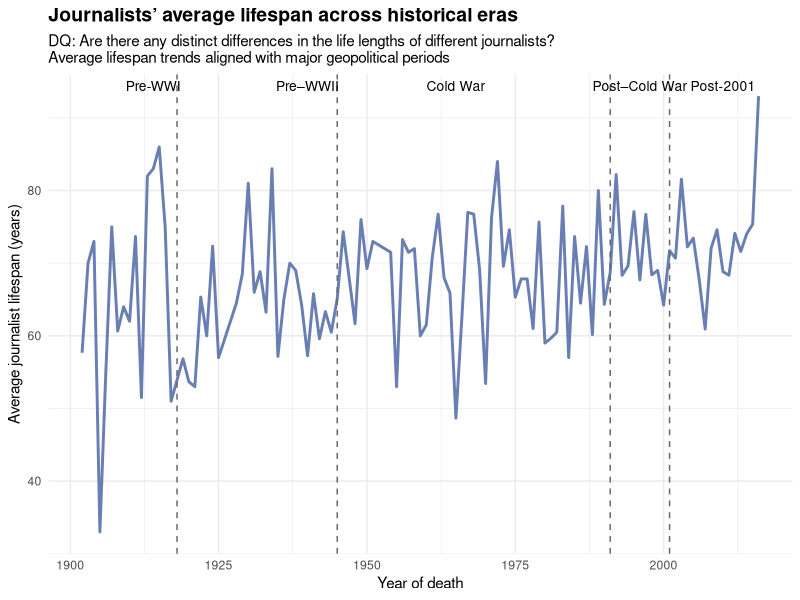
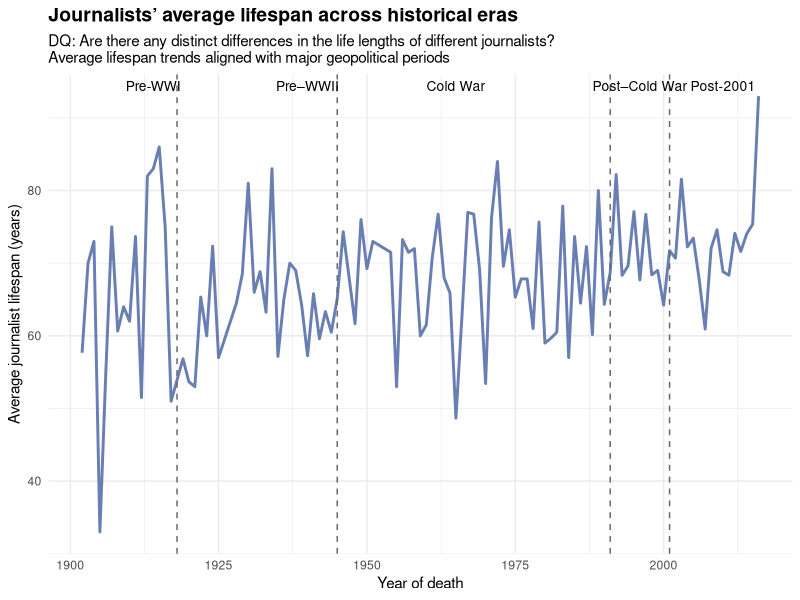

The R script that drew these images, in order:
# Calculate the journalist life length
library(tidyverse)
library(dplyr)


journalists <- read_csv('journalists.csv') |>
  select("title", 
    "ontology/occupation_label", 
    "ontology/birthYear", 
    "ontology/deathYear", 
    'ontology/birthPlace_label',
    'ontology/deathPlace_label'
  ) |>
  rename(
    'occupation' = 'ontology/occupation_label',
    'birth_year' = 'ontology/birthYear', 
    'death_year' = 'ontology/deathYear', 
    'birth_place' = 'ontology/birthPlace_label', 
    'death_place' = 'ontology/deathPlace_label'
  ) |>
  mutate(
    birth_year = as.numeric(birth_year), 
    death_year = as.numeric(death_year), 
  ) |>  
  mutate(
    bd_coincide = (birth_place == death_place),
    life_length = death_year - birth_year
  ) |>
  filter(death_year >= 1900)|>
  print(n= 705)

journalists_country <- read_csv('journalists.csv') |>
  select('ontology/deathPlace_label', "ontology/birthYear")|>
  na.omit()

write.csv(journalists_country, file = "Journalists_country.csv", row.names = FALSE)

life_length_plot <- read_csv('journalists.csv') |>
  select("title", "ontology/occupation_label", "ontology/birthYear", "ontology/deathYear")|>
  na.omit()|>
  rename('ontology_birthYear' = 'ontology/birthYear', 'ontology_deathYear' = 'ontology/deathYear' )|>
  mutate(ontology_birthYear = as.numeric(ontology_birthYear), ontology_deathYear = as.numeric(ontology_deathYear))|>
  mutate(life_length = ontology_deathYear - ontology_birthYear)|>
  filter(life_length > 0)

#   ggplot()+
#   aes(x = life_length)+
#   labs(x = "Life lengths (Yrs)", y = 'Number of journalists', title = 'Differences in life lengths among journalists', subtitle = 'DQ: Are there any distinct differences in the life lengths of different journalists?' )+
#   theme(plot.title = element_text(face = "bold", size = 14))+
#   geom_bar(position = 'dodge', fill = "#697fb3ff")

# ggsave('life_length.png', plot = life_length_plot, width = 10, height = 5)

#avr life span of journalist per year
average_life_span <- read_csv('journalists.csv') |>
  select("title", "ontology/occupation_label", "ontology/birthYear", "ontology/deathYear")|>
  rename('ontology_birthYear' = 'ontology/birthYear', 'ontology_deathYear' = 'ontology/deathYear' )|>
  mutate(ontology_birthYear = as.numeric(ontology_birthYear), ontology_deathYear = as.numeric(ontology_deathYear))|>
  mutate(life_length = ontology_deathYear - ontology_birthYear)|>
  group_by(ontology_deathYear)|>
  filter(life_length > 0 & ontology_deathYear > 1900)|>
  summarise(avr_life_span = mean(life_length))

ggplot(average_life_span) +
  aes(x = ontology_deathYear, y = avr_life_span) +
  geom_line(color = "#697fb3ff", linewidth = 1) +
  geom_vline(
    xintercept = c(1918, 1945, 1991, 2001),
    linetype = "dashed",
    color = "grey40"
  ) +
  annotate(
    "text",
    x = c(1914, 1940, 1965, 1996, 2010),
    y = max(average_life_span$avr_life_span, na.rm = TRUE),
    label = c("Pre-WWI", "Pre–WWII", "Cold War", "Post–Cold War", "Post-2001"),
    vjust = -0.5,
    size = 3.5
  ) +
  labs(
    x = "Year of death",
    y = "Average journalist lifespan (years)",
    title = "Journalists’ average lifespan across historical eras",
    subtitle = "DQ: Are there any distinct differences in the life lengths of different journalists?\nAverage lifespan trends aligned with major geopolitical periods"
  ) +
  theme_minimal() +
  theme(
    plot.title = element_text(face = "bold", size = 14)
  )

ggsave('his_eras_avr_life_span.png', width = 10, height = 5)

# year_cat <- function(death_year) {
#   if (death_year <= 1910){
#     return("1900-1910")
#   } else if (death_year <= 1920) {
#     return("1910-1920")
#   } else if (death_year <= 1930) {
#     return("1920-1930")
#   } else if (death_year <= 1940) {
#     return("1930-1940")
#   } else if (death_year <= 1950) {
#     return("1940-1950")
#   } else if (death_year <= 1960) {
#     return("1950-1960")
#   } else if (death_year <= 1970) {
#     return("1960-1970")
#   } else if (death_year <= 1980) {
#     return("1970-1980")
#   } else if (death_year <= 1990) {
#     return("1980-1990")
#   } else if (death_year <= 2000) {
#     return("1990-2000")
#   } else if (death_year <= 2010) {
#     return("2000-2010")
#   } else if (death_year <= 2020) {
#     return("2010-2020")
#   } else {
#     return("no info")
#   }
# }

# year_grouped <- journalists |>
#   mutate(year = sapply(death_year, year_cat))

# #Avr life span of journalist dying abroad annd dying in home country throughout the years
# bar_plot <- year_grouped |>
#   select('bd_coincide', 'life_length', 'year') |> 
#   na.omit() |>
#   group_by(bd_coincide, year) |>
#   summarise(avr_life_span = mean(life_length), total = n()) |>
#   print()
#   # ggplot()+
#   # aes(x= year, y = avr_life_span, fill = bd_coincide)+
#   # labs(x = "Average life span (Yrs)", y = "Years", title = "Journalists' average life span based on death place")+
#   # labs(fill = "Location of death")+
#   # scale_fill_manual(values = c("#e30000ff", "#80c7f6ff"))+
#   # scale_fill_discrete(labels = c("Died abroad", "Died in home country"))+
#   # geom_col(position = "dodge")


# # active_years <- read_csv('journalists.csv') |>
# #   select("title", "ontology/deathYear", 'ontology/activeYears', 'ontology/activeYearsEndDate', 'ontology/activeYearsStartDate', 'ontology/activeYearsEndYear', 'ontology/activeYearsStartYear') |>
# #   rename(deathYear = "ontology/deathYear", 'endYear' = 'ontology/activeYearsEndYear')

# # death_on_duty_data <- active_years |>
# #     mutate(
# #     died_on_duty = as.integer(endYear == deathYear),
# #   lived = as.integer(endYear != deathYear)) |>
# #   pivot_longer(
# #     cols = c(died_on_duty, lived),
# #     names_to = "death_on_duty",
# #     values_to = "on_duty_or_not"
# #   ) |>
# #   group_by(death_on_duty) |>
# #   summarise(total = sum(on_duty_or_not, na.rm=TRUE))


# # ggplot(death_on_duty_data) +
# #   aes(x = death_on_duty, y = total / sum(total)) +
# #   scale_y_continuous(labels = scales::label_percent()) +
# #     labs (
# #     title = 'Journalists deceased on duty',
# #     subtitle = 'DQ: How often do journalists die while still being officially employed?',
# #     y = 'Number of journalists', # whose birth and death locations differ/coincide
# #     x = ''
# #   ) +
# #   scale_x_discrete(labels = c('Died on duty', 'Died after retirement')) +
# #   theme_minimal() +
# #   theme(plot.title = element_text(face = 'bold', size = 14), axis.text.x = element_text(size = 9), axis.text.y = element_text(size = 9), axis.title = element_text(size = 14))+
# #   geom_col(position = 'dodge', fill = "#697fb3ff") 

# # ggsave('died_on_duty.png')

